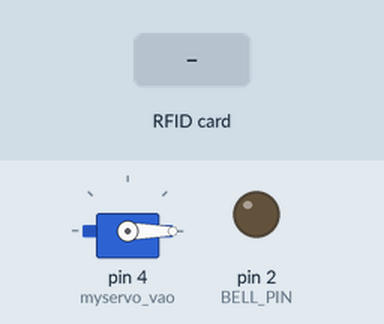
The sketch below on a simulated Arduino Uno, built with avr-gcc and run on an emulated ATmega328P. Shown: servo, output pins drawn as LEDs (lit = HIGH). Inputs (shaded band) come from the test bench. Pins used as bus, display or sensor lines are not drawn; what the sketch prints to the serial monitor is not drawn.

Above: at 1.2 s.
1.3 s: RFID card 5E 7A 19 C4 held to the reader
Timing chart, 0 to 4.3 s (numbered marks = the images above; inputs shaded):
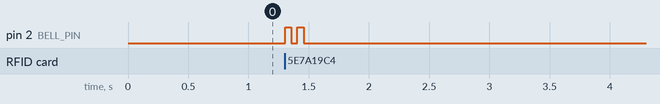

The sketch:

code_RFID_in.ino
```cpp
/**
 * ----------------------------------------------------------------------------
 * This is a MFRC522 library example; see https://github.com/miguelbalboa/rfid
 * for further details and other examples.
 *
 * NOTE: The library file MFRC522.h has a lot of useful info. Please read it.
 *
 * Released into the public domain.
 * ----------------------------------------------------------------------------
 * This sample shows how to read and write data blocks on a MIFARE Classic PICC
 * (= card/tag).
 *
 * BEWARE: Data will be written to the PICC, in sector #1 (blocks #4 to #7).
 *
 *
 * Typical pin layout used:
 * -----------------------------------------------------------------------------------------
 *             MFRC522      Arduino       Arduino   Arduino    Arduino          Arduino
 *             Reader/PCD   Uno/101       Mega      Nano v3    Leonardo/Micro   Pro Micro
 * Signal      Pin          Pin           Pin       Pin        Pin              Pin
 * -----------------------------------------------------------------------------------------
 * RST/Reset   RST          9             5         D9         RESET/ICSP-5     RST
 * SPI SS      SDA(SS)      10            53        D10        10               10
 * SPI MOSI    MOSI         11 / ICSP-4   51        D11        ICSP-4           16
 * SPI MISO    MISO         12 / ICSP-1   50        D12        ICSP-1           14
 * SPI SCK     SCK          13 / ICSP-3   52        D13        ICSP-3           15
 *
 */

#include <SPI.h>
#include <MFRC522.h>
#include <Servo.h>

#define RST_PIN         9           // Configurable, see typical pin layout above
#define SS_PIN          10          // Configurable, see typical pin layout above
Servo myservo_vao;
int BELL_PIN = 2;
int sv;

MFRC522 mfrc522(SS_PIN, RST_PIN);   // Create MFRC522 instance.

void setup()
{
    pinMode(BELL_PIN, OUTPUT);
//    pinMode(SW_PIN, INPUT);
    Serial.begin(9600); // Initialize serial communications with the PC
    while (!Serial);    // Do nothing if no serial port is opened (added for Arduinos based on ATMEGA32U4)
    SPI.begin();        // Init SPI bus
    mfrc522.PCD_Init(); // Init MFRC522 card
    myservo_vao.attach(4);
    myservo_vao.write(0);
}
void loop() {
    // Look for new cards
    if ( ! mfrc522.PICC_IsNewCardPresent())
        return;
    // Select one of the cards
    if ( ! mfrc522.PICC_ReadCardSerial())
        return;
  //String content= "";
    // Show some details of the PICC (that is: the tag/card)


      Serial.print("ci");
      Serial.print(mfrc522.uid.uidByte[0], HEX);
      Serial.print(mfrc522.uid.uidByte[1], HEX);
      Serial.print(mfrc522.uid.uidByte[2], HEX);
      Serial.println(mfrc522.uid.uidByte[3], HEX);
    //Serial.println(mfrc522.uid.uidByte[4], HEX);

 /*   for ( byte i=0; i <mfrc522.uid.size; i++)
  {
    Serial.print(mfrc522.uid.uidByte[i] < 0x10 ? " 0" : " ");
    Serial.print(mfrc522.uid.uidByte[i],HEX);
    content.concat(String(mfrc522.uid.uidByte[i] < 0x10 ? " 0" : " "));
    content.concat(String(mfrc522.uid.uidByte[i],HEX));
  }
    Serial.println(); */
//}
  /*  else
    {
      Serial.print("co");
      Serial.print(mfrc522.uid.uidByte[0], HEX);
      Serial.print(mfrc522.uid.uidByte[1], HEX);
      Serial.print(mfrc522.uid.uidByte[2], HEX);
      Serial.println(mfrc522.uid.uidByte[3], HEX);
    //Serial.print(mfrc522.uid.uidByte[4], HEX);
 /*
    for ( byte i=0; i <mfrc522.uid.size; i++)
  {
    Serial.print(mfrc522.uid.uidByte[i] < 0x10 ? " 0" : " ");
    Serial.print(mfrc522.uid.uidByte[i],HEX);
    content.concat(String(mfrc522.uid.uidByte[i] < 0x10 ? " 0" : " "));
    content.concat(String(mfrc522.uid.uidByte[i],HEX));
  }
    Serial.println(); */
 //   }


      digitalWrite(BELL_PIN, HIGH);
      delay(50);
      digitalWrite(BELL_PIN, LOW);
      delay(50);
      digitalWrite(BELL_PIN, HIGH);
      delay(50);
      digitalWrite(BELL_PIN, LOW);
      delay(1000);

    while (Serial.available())
    {
        sv = Serial.read();
        Serial.println(sv);
        delay(200);
    }
    if (sv == '1')
    {
        myservo_vao.write(100);
        delay(3000);
        myservo_vao.write(0);
    }
 /*   else if (sv == '2')
    {
        myservo_ra.write(100);
        delay(3000);
        myservo_ra.write(0);
    }
    //mfrc522.PICC_HaltA(); */
}
```

Measured:
- after the input at 1.3 s, pin 2 (BELL_PIN): alternates HIGH for 0.05 s and LOW for 0.05 s, 4 changes in all, then stays LOW, starting at once
